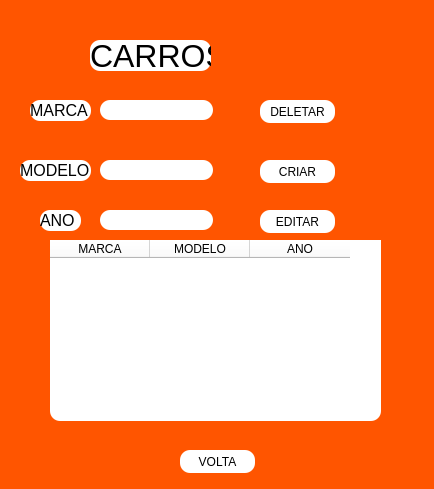
<?xml version="1.0" encoding="UTF-8"?>
<ui version="4.0">
 <class>MainWindow</class>
 <widget class="QMainWindow" name="MainWindow">
  <property name="geometry">
   <rect>
    <x>0</x>
    <y>0</y>
    <width>434</width>
    <height>489</height>
   </rect>
  </property>
  <property name="windowTitle">
   <string>MainWindow</string>
  </property>
  <property name="styleSheet">
   <string notr="true">background-color: rgb(255, 85, 0);
border-radius:10px;</string>
  </property>
  <widget class="QWidget" name="centralwidget">
   <widget class="QLabel" name="label_4">
    <property name="geometry">
     <rect>
      <x>90</x>
      <y>40</y>
      <width>121</width>
      <height>31</height>
     </rect>
    </property>
    <property name="font">
     <font>
      <pointsize>24</pointsize>
     </font>
    </property>
    <property name="styleSheet">
     <string notr="true">background-color: rgb(255, 255, 255);</string>
    </property>
    <property name="text">
     <string>CARROS</string>
    </property>
   </widget>
   <widget class="QLabel" name="label_2">
    <property name="geometry">
     <rect>
      <x>30</x>
      <y>100</y>
      <width>61</width>
      <height>21</height>
     </rect>
    </property>
    <property name="font">
     <font>
      <pointsize>12</pointsize>
     </font>
    </property>
    <property name="styleSheet">
     <string notr="true">background-color: rgb(255, 255, 255);</string>
    </property>
    <property name="text">
     <string>MARCA</string>
    </property>
   </widget>
   <widget class="QLabel" name="label_3">
    <property name="geometry">
     <rect>
      <x>20</x>
      <y>160</y>
      <width>71</width>
      <height>21</height>
     </rect>
    </property>
    <property name="font">
     <font>
      <pointsize>12</pointsize>
     </font>
    </property>
    <property name="styleSheet">
     <string notr="true">background-color: rgb(255, 255, 255);</string>
    </property>
    <property name="text">
     <string>MODELO</string>
    </property>
   </widget>
   <widget class="QLabel" name="label_5">
    <property name="geometry">
     <rect>
      <x>40</x>
      <y>210</y>
      <width>41</width>
      <height>21</height>
     </rect>
    </property>
    <property name="font">
     <font>
      <pointsize>12</pointsize>
     </font>
    </property>
    <property name="styleSheet">
     <string notr="true">background-color: rgb(255, 255, 255);</string>
    </property>
    <property name="text">
     <string>ANO</string>
    </property>
   </widget>
   <widget class="QLineEdit" name="inputmarca">
    <property name="geometry">
     <rect>
      <x>100</x>
      <y>100</y>
      <width>113</width>
      <height>20</height>
     </rect>
    </property>
    <property name="styleSheet">
     <string notr="true">background-color: rgb(255, 255, 255);</string>
    </property>
   </widget>
   <widget class="QLineEdit" name="inputmodelo">
    <property name="geometry">
     <rect>
      <x>100</x>
      <y>160</y>
      <width>113</width>
      <height>20</height>
     </rect>
    </property>
    <property name="styleSheet">
     <string notr="true">background-color: rgb(255, 255, 255);</string>
    </property>
   </widget>
   <widget class="QLineEdit" name="inputano">
    <property name="geometry">
     <rect>
      <x>100</x>
      <y>210</y>
      <width>113</width>
      <height>20</height>
     </rect>
    </property>
    <property name="styleSheet">
     <string notr="true">background-color: rgb(255, 255, 255);</string>
    </property>
    <property name="inputMask">
     <string>0000</string>
    </property>
    <property name="cursorPosition">
     <number>0</number>
    </property>
   </widget>
   <widget class="QPushButton" name="deletar_carro">
    <property name="geometry">
     <rect>
      <x>260</x>
      <y>100</y>
      <width>75</width>
      <height>23</height>
     </rect>
    </property>
    <property name="styleSheet">
     <string notr="true">background-color: rgb(255, 255, 255);</string>
    </property>
    <property name="text">
     <string>DELETAR</string>
    </property>
   </widget>
   <widget class="QPushButton" name="criar_carro">
    <property name="geometry">
     <rect>
      <x>260</x>
      <y>160</y>
      <width>75</width>
      <height>23</height>
     </rect>
    </property>
    <property name="styleSheet">
     <string notr="true">background-color: rgb(255, 255, 255);</string>
    </property>
    <property name="text">
     <string>CRIAR</string>
    </property>
   </widget>
   <widget class="QPushButton" name="editar_carro">
    <property name="geometry">
     <rect>
      <x>260</x>
      <y>210</y>
      <width>75</width>
      <height>23</height>
     </rect>
    </property>
    <property name="styleSheet">
     <string notr="true">background-color: rgb(255, 255, 255);</string>
    </property>
    <property name="text">
     <string>EDITAR</string>
    </property>
   </widget>
   <widget class="QPushButton" name="volta_clientes">
    <property name="geometry">
     <rect>
      <x>180</x>
      <y>450</y>
      <width>75</width>
      <height>23</height>
     </rect>
    </property>
    <property name="styleSheet">
     <string notr="true">background-color: rgb(255, 255, 255);</string>
    </property>
    <property name="text">
     <string>VOLTA</string>
    </property>
   </widget>
   <widget class="QTableWidget" name="listagem_carro">
    <property name="geometry">
     <rect>
      <x>50</x>
      <y>240</y>
      <width>331</width>
      <height>181</height>
     </rect>
    </property>
    <property name="styleSheet">
     <string notr="true">background-color: rgb(255, 255, 255);</string>
    </property>
    <column>
     <property name="text">
      <string>MARCA</string>
     </property>
    </column>
    <column>
     <property name="text">
      <string>MODELO</string>
     </property>
    </column>
    <column>
     <property name="text">
      <string>ANO</string>
     </property>
    </column>
   </widget>
  </widget>
 </widget>
 <resources/>
 <connections/>
</ui>
